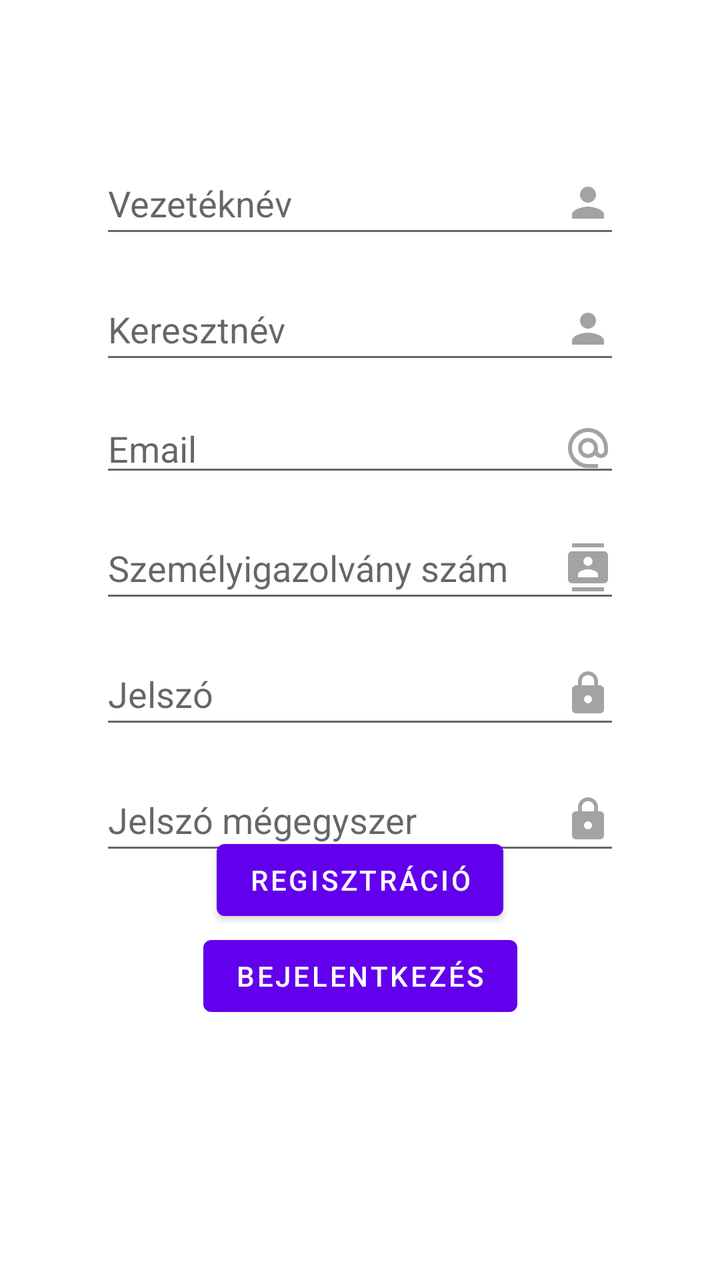
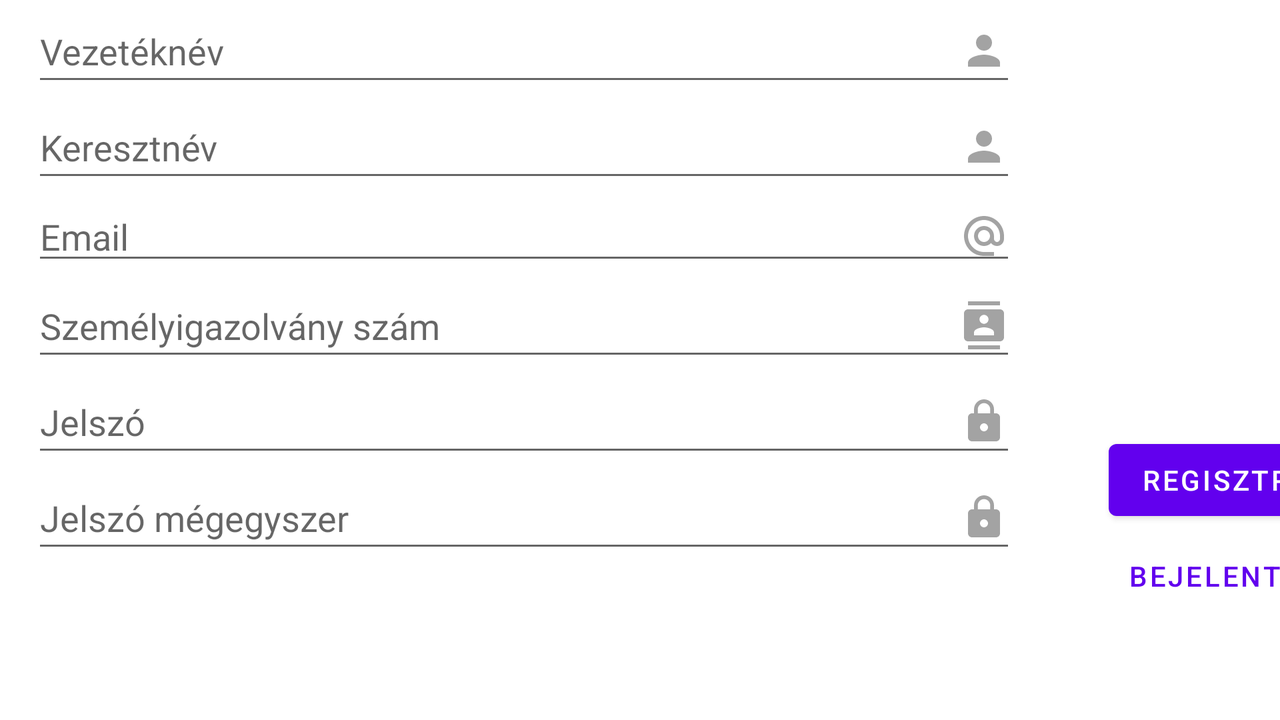

Compare how this app lays out the same screen by default and in its alternative resource folder. The renders come first, then the two layout files and the values they reference.
<!-- AndroidManifest.xml: application theme Theme.Okmanyiroda -->
<!-- res/layout/activity_registration.xml -->
<?xml version="1.0" encoding="utf-8"?>
<androidx.constraintlayout.widget.ConstraintLayout xmlns:android="http://schemas.android.com/apk/res/android"
    xmlns:app="http://schemas.android.com/apk/res-auto"
    xmlns:tools="http://schemas.android.com/tools"
    android:layout_width="match_parent"
    android:layout_height="match_parent"
    tools:context=".RegistrationActivity"
    >


    <Button
        android:id="@+id/button6"
        android:onClick="login"
        android:layout_width="wrap_content"
        android:layout_height="wrap_content"
        android:layout_marginBottom="128dp"
        android:text="@string/login"
        app:layout_constraintBottom_toBottomOf="parent"
        app:layout_constraintEnd_toEndOf="parent"
        app:layout_constraintStart_toStartOf="parent" />

    <Button
        android:id="@+id/button7"
        android:onClick="register"
        android:layout_width="wrap_content"
        android:layout_height="wrap_content"
        android:text="@string/register"
        app:layout_constraintBottom_toTopOf="@+id/button6"
        app:layout_constraintEnd_toEndOf="parent"
        app:layout_constraintStart_toStartOf="parent" />


    <EditText
        android:id="@+id/editText.registration.password"
        android:layout_width="0dp"
        android:layout_height="wrap_content"
        android:layout_marginLeft="50dp"
        android:layout_marginTop="15dp"
        android:layout_marginRight="50dp"
        android:ems="10"
        android:drawableEnd="@drawable/ic_baseline_lock_24"
        android:hint="@string/password"
        android:inputType="textPassword"
        android:minHeight="48dp"
        app:layout_constraintEnd_toEndOf="parent"
        app:layout_constraintStart_toStartOf="parent"
        app:layout_constraintTop_toBottomOf="@+id/editText.registration.personalID" />

    <EditText
        android:id="@+id/editText.registration.password2"
        android:layout_width="0dp"
        android:layout_height="wrap_content"
        android:layout_marginLeft="50dp"
        android:layout_marginTop="15dp"
        android:layout_marginRight="50dp"
        android:ems="10"
        android:drawableEnd="@drawable/ic_baseline_lock_24"
        android:hint="@string/passwordAgain"
        android:inputType="textPassword"
        android:minHeight="48dp"
        app:layout_constraintEnd_toEndOf="parent"
        app:layout_constraintStart_toStartOf="parent"
        app:layout_constraintTop_toBottomOf="@+id/editText.registration.password" />

    <EditText
        android:id="@+id/editText.registration.lastName"
        android:layout_width="0dp"
        android:layout_height="wrap_content"
        android:layout_marginLeft="50dp"
        android:layout_marginTop="76dp"
        android:layout_marginRight="50dp"
        android:width="150dp"
        android:ems="10"
        android:drawableEnd="@drawable/ic_baseline_person_24"
        android:hint="@string/surName"
        android:inputType="textPersonName"
        android:minHeight="48dp"
        app:layout_constraintEnd_toEndOf="parent"
        app:layout_constraintHorizontal_bias="0.595"
        app:layout_constraintStart_toStartOf="parent"
        app:layout_constraintTop_toTopOf="parent" />

    <EditText
        android:id="@+id/editText.registration.firstName"
        android:layout_width="0dp"
        android:layout_height="wrap_content"
        android:layout_marginLeft="50dp"
        android:layout_marginTop="15dp"
        android:layout_marginRight="50dp"
        android:ems="10"
        android:hint="@string/firstName"
        android:drawableEnd="@drawable/ic_baseline_person_24"
        android:inputType="textPersonName"
        android:minHeight="48dp"
        app:layout_constraintEnd_toEndOf="parent"
        app:layout_constraintStart_toStartOf="parent"
        app:layout_constraintTop_toBottomOf="@+id/editText.registration.lastName" />

    <EditText
        android:id="@+id/editText.registration.personalID"
        android:layout_width="0dp"
        android:layout_height="wrap_content"
        android:layout_marginLeft="50dp"
        android:layout_marginTop="15dp"
        android:layout_marginRight="50dp"
        android:ems="10"
        android:drawableEnd="@drawable/ic_baseline_contacts_24"
        android:hint="@string/personalID"
        android:inputType="textPersonName"
        android:minHeight="48dp"
        app:layout_constraintEnd_toEndOf="parent"
        app:layout_constraintHorizontal_bias="0.505"
        app:layout_constraintStart_toStartOf="parent"
        app:layout_constraintTop_toBottomOf="@+id/editText.registration.email" />

    <EditText
        android:id="@+id/editText.registration.email"
        android:layout_width="0dp"
        android:layout_height="wrap_content"
        android:layout_marginLeft="50dp"
        android:layout_marginTop="15dp"
        android:layout_marginRight="50dp"
        android:ems="10"
        android:drawableEnd="@drawable/ic_baseline_alternate_email_24"
        android:hint="@string/email"
        android:inputType="textPersonName"
        app:layout_constraintEnd_toEndOf="parent"
        app:layout_constraintStart_toStartOf="parent"
        app:layout_constraintTop_toBottomOf="@+id/editText.registration.firstName" />


</androidx.constraintlayout.widget.ConstraintLayout>
<!-- resources referenced by this layout -->
<resources>
  <!-- drawable ic_baseline_alternate_email_24 (drawable) -->
  <vector android:alpha="0.6" android:autoMirrored="true" android:height="24dp"
      android:tint="?attr/colorControlNormal" android:viewportHeight="24"
      android:viewportWidth="24" android:width="24dp" xmlns:android="http://schemas.android.com/apk/res/android">
      <path android:fillColor="@android:color/white" android:pathData="M12,2C6.48,2 2,6.48 2,12s4.48,10 10,10h5v-2h-5c-4.34,0 -8,-3.66 -8,-8s3.66,-8 8,-8 8,3.66 8,8v1.43c0,0.79 -0.71,1.57 -1.5,1.57s-1.5,-0.78 -1.5,-1.57L17,12c0,-2.76 -2.24,-5 -5,-5s-5,2.24 -5,5 2.24,5 5,5c1.38,0 2.64,-0.56 3.54,-1.47 0.65,0.89 1.77,1.47 2.96,1.47 1.97,0 3.5,-1.6 3.5,-3.57L22,12c0,-5.52 -4.48,-10 -10,-10zM12,15c-1.66,0 -3,-1.34 -3,-3s1.34,-3 3,-3 3,1.34 3,3 -1.34,3 -3,3z"/>
  </vector>
  <!-- drawable ic_baseline_contacts_24 (drawable) -->
  <vector android:alpha="0.6" android:autoMirrored="true"
      android:height="24dp" android:tint="?attr/colorControlNormal"
      android:viewportHeight="24" android:viewportWidth="24"
      android:width="24dp" xmlns:android="http://schemas.android.com/apk/res/android">
      <path android:fillColor="@android:color/white" android:pathData="M20,0L4,0v2h16L20,0zM4,24h16v-2L4,22v2zM20,4L4,4c-1.1,0 -2,0.9 -2,2v12c0,1.1 0.9,2 2,2h16c1.1,0 2,-0.9 2,-2L22,6c0,-1.1 -0.9,-2 -2,-2zM12,6.75c1.24,0 2.25,1.01 2.25,2.25s-1.01,2.25 -2.25,2.25S9.75,10.24 9.75,9 10.76,6.75 12,6.75zM17,17L7,17v-1.5c0,-1.67 3.33,-2.5 5,-2.5s5,0.83 5,2.5L17,17z"/>
  </vector>
  <!-- drawable ic_baseline_lock_24 (drawable) -->
  <vector android:alpha="0.6" android:autoMirrored="true"
      android:height="24dp" android:tint="?attr/colorControlNormal"
      android:viewportHeight="24" android:viewportWidth="24"
      android:width="24dp" xmlns:android="http://schemas.android.com/apk/res/android">
      <path android:fillColor="@android:color/white" android:pathData="M18,8h-1L17,6c0,-2.76 -2.24,-5 -5,-5S7,3.24 7,6v2L6,8c-1.1,0 -2,0.9 -2,2v10c0,1.1 0.9,2 2,2h12c1.1,0 2,-0.9 2,-2L20,10c0,-1.1 -0.9,-2 -2,-2zM12,17c-1.1,0 -2,-0.9 -2,-2s0.9,-2 2,-2 2,0.9 2,2 -0.9,2 -2,2zM15.1,8L8.9,8L8.9,6c0,-1.71 1.39,-3.1 3.1,-3.1 1.71,0 3.1,1.39 3.1,3.1v2z"/>
  </vector>
  <!-- drawable ic_baseline_person_24 (drawable) -->
  <vector android:alpha="0.6" android:autoMirrored="true"
      android:height="24dp" android:tint="?attr/colorControlNormal"
      android:viewportHeight="24" android:viewportWidth="24"
      android:width="24dp" xmlns:android="http://schemas.android.com/apk/res/android">
      <path android:fillColor="@android:color/white" android:pathData="M12,12c2.21,0 4,-1.79 4,-4s-1.79,-4 -4,-4 -4,1.79 -4,4 1.79,4 4,4zM12,14c-2.67,0 -8,1.34 -8,4v2h16v-2c0,-2.66 -5.33,-4 -8,-4z"/>
  </vector>
  <string name="email">Email</string>
  <string name="firstName">Keresztnév</string>
  <string name="login">Bejelentkezés</string>
  <string name="password">Jelszó</string>
  <string name="passwordAgain">Jelszó mégegyszer</string>
  <string name="personalID">Személyigazolvány szám</string>
  <string name="register">Regisztráció</string>
  <string name="surName">Vezetéknév</string>
  <style name="Theme.Okmanyiroda" parent="Theme.MaterialComponents.DayNight.DarkActionBar">
          
          <item name="colorPrimary">@color/purple_500</item>
          <item name="colorPrimaryVariant">@color/purple_700</item>
          <item name="colorOnPrimary">@color/white</item>
          
          <item name="colorSecondary">@color/teal_200</item>
          <item name="colorSecondaryVariant">@color/teal_700</item>
          <item name="colorOnSecondary">@color/black</item>
          
          <item name="android:statusBarColor" tools:targetApi="l">?attr/colorPrimaryVariant</item>
          
      </style>
</resources>
<!-- res/layout-land/activity_registration.xml (the repository's variant of the layout above) -->
<!-- drawn on the phone turned sideways -->
<?xml version="1.0" encoding="utf-8"?>
<androidx.constraintlayout.widget.ConstraintLayout xmlns:android="http://schemas.android.com/apk/res/android"
    xmlns:app="http://schemas.android.com/apk/res-auto"
    xmlns:tools="http://schemas.android.com/tools"
    android:layout_width="match_parent"
    android:layout_height="match_parent"
    tools:context=".RegistrationActivity"
    >


    <LinearLayout
        android:layout_width="729dp"
        android:layout_height="0dp"
        android:orientation="horizontal"
        app:layout_constraintBottom_toBottomOf="parent"
        app:layout_constraintTop_toTopOf="parent"
        app:layout_constraintVertical_bias="1.0"
        tools:layout_editor_absoluteX="1dp">

        <androidx.constraintlayout.widget.ConstraintLayout
            android:layout_width="524dp"
            android:layout_height="match_parent">

            <EditText
                android:id="@+id/editText.registration.password"
                android:layout_width="0dp"
                android:layout_height="wrap_content"
                android:drawableEnd="@drawable/ic_baseline_lock_24"
                android:ems="10"
                android:hint="@string/password"
                android:inputType="textPassword"
                android:minHeight="48dp"
                app:layout_constraintEnd_toEndOf="@+id/editText.registration.lastName"
                app:layout_constraintStart_toStartOf="@+id/editText.registration.lastName"
                app:layout_constraintTop_toBottomOf="@+id/editText.registration.personalID" />

            <EditText
                android:id="@+id/editText.registration.email"
                android:layout_width="0dp"
                android:layout_height="wrap_content"
                android:drawableEnd="@drawable/ic_baseline_alternate_email_24"
                android:ems="10"
                android:hint="@string/email"
                android:inputType="text|textEmailAddress"
                app:layout_constraintEnd_toEndOf="@+id/editText.registration.lastName"
                app:layout_constraintStart_toStartOf="@+id/editText.registration.lastName"
                app:layout_constraintTop_toBottomOf="@+id/editText.registration.firstName" />

            <EditText
                android:id="@+id/editText.registration.firstName"
                android:layout_width="0dp"
                android:layout_height="wrap_content"
                android:drawableEnd="@drawable/ic_baseline_person_24"
                android:ems="10"
                android:hint="@string/firstName"
                android:inputType="textPersonName"
                android:minHeight="48dp"
                app:layout_constraintEnd_toEndOf="@+id/editText.registration.lastName"
                app:layout_constraintStart_toStartOf="@+id/editText.registration.lastName"
                app:layout_constraintTop_toBottomOf="@+id/editText.registration.lastName" />

            <EditText
                android:id="@+id/editText.registration.password2"
                android:layout_width="0dp"
                android:layout_height="wrap_content"
                android:drawableEnd="@drawable/ic_baseline_lock_24"
                android:ems="10"
                android:hint="@string/passwordAgain"
                android:inputType="textPassword"
                android:minHeight="48dp"
                app:layout_constraintEnd_toEndOf="@+id/editText.registration.lastName"
                app:layout_constraintStart_toStartOf="@+id/editText.registration.lastName"
                app:layout_constraintTop_toBottomOf="@+id/editText.registration.password" />

            <EditText
                android:id="@+id/editText.registration.personalID"
                android:layout_width="0dp"
                android:layout_height="wrap_content"
                android:drawableEnd="@drawable/ic_baseline_contacts_24"
                android:ems="10"
                android:hint="@string/personalID"
                android:inputType="textPersonName"
                android:minHeight="48dp"
                app:layout_constraintEnd_toEndOf="@+id/editText.registration.lastName"
                app:layout_constraintHorizontal_bias="0.0"
                app:layout_constraintStart_toStartOf="@+id/editText.registration.lastName"
                app:layout_constraintTop_toBottomOf="@+id/editText.registration.email" />

            <EditText
                android:id="@+id/editText.registration.lastName"
                android:layout_width="0dp"
                android:layout_height="wrap_content"
                android:layout_marginStart="16dp"
                android:layout_marginEnd="16dp"
                android:width="150dp"
                android:drawableEnd="@drawable/ic_baseline_person_24"
                android:ems="10"
                android:hint="@string/surName"
                android:inputType="textPersonName"
                android:minHeight="48dp"
                app:layout_constraintEnd_toEndOf="parent"
                app:layout_constraintStart_toStartOf="parent"
                tools:layout_editor_absoluteY="46dp" />
        </androidx.constraintlayout.widget.ConstraintLayout>

        <androidx.constraintlayout.widget.ConstraintLayout
            android:layout_width="match_parent"
            android:layout_height="match_parent">

            <Button
                android:id="@+id/button7"

                android:layout_width="wrap_content"
                android:layout_height="wrap_content"
                android:onClick="register"
                android:text="@string/register"
                app:layout_constraintBottom_toTopOf="@+id/button6"
                app:layout_constraintEnd_toEndOf="parent"
                app:layout_constraintHorizontal_bias="0.493"
                app:layout_constraintStart_toStartOf="parent" />

            <Button
                android:id="@+id/button6"
                android:layout_width="wrap_content"
                android:layout_height="wrap_content"
                android:layout_marginBottom="48dp"
                android:onClick="login"
                style="?attr/borderlessButtonStyle"
                android:text="@string/login"
                app:layout_constraintBottom_toBottomOf="parent"
                app:layout_constraintEnd_toEndOf="parent"
                app:layout_constraintStart_toStartOf="parent" />
        </androidx.constraintlayout.widget.ConstraintLayout>
    </LinearLayout>


</androidx.constraintlayout.widget.ConstraintLayout>
